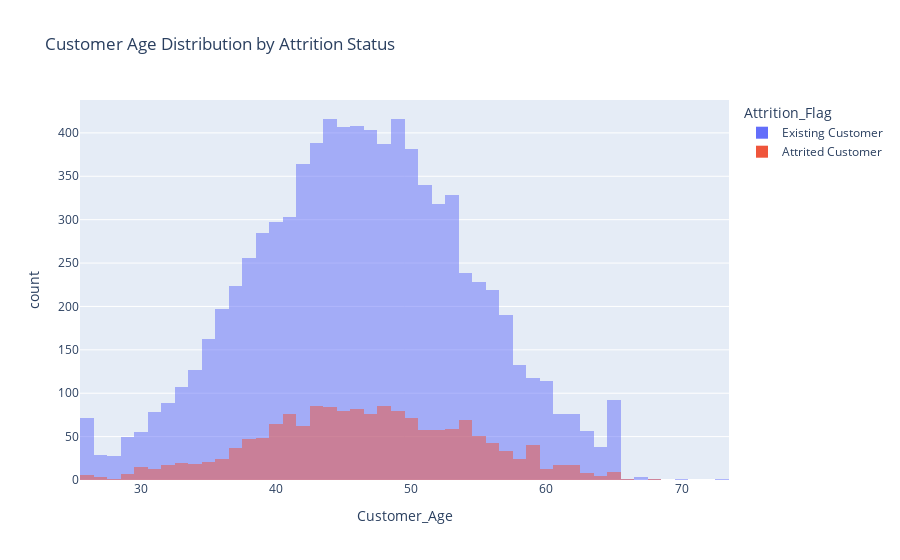

Notebook cell for this chart:
### Markdown cell above
#Does not show much.

### Code cell
fig = px.histogram(df, 
                   x="Customer_Age", 
                   color="Attrition_Flag", 
                   barmode="overlay",
                   title="Customer Age Distribution by Attrition Status")
fig.show()

### Figure 1 — Plotly figure (JSON) as saved in the notebook; plotly's stock layout.template omitted (floating-point values rounded to 4 significant figures; data arrays with more than 128 entries replaced by an {"elided": "..."} marker saying what was removed)
{"data": [{"bingroup": "x", "hovertemplate": "Attrition_Flag=Existing Customer<br>Customer_Age=%{x}<br>count=%{y}<extra></extra>", "legendgroup": "Existing Customer", "marker": {"color": "#636efa", "opacity": 0.5, "pattern": {"shape": ""}}, "name": "Existing Customer", "orientation": "v", "showlegend": true, "type": "histogram", "x": {"elided": "8500 int values"}, "xaxis": "x", "yaxis": "y"}, {"bingroup": "x", "hovertemplate": "Attrition_Flag=Attrited Customer<br>Customer_Age=%{x}<br>count=%{y}<extra></extra>", "legendgroup": "Attrited Customer", "marker": {"color": "#EF553B", "opacity": 0.5, "pattern": {"shape": ""}}, "name": "Attrited Customer", "orientation": "v", "showlegend": true, "type": "histogram", "x": {"elided": "1627 int values"}, "xaxis": "x", "yaxis": "y"}], "layout": {"barmode": "overlay", "legend": {"title": {"text": "Attrition_Flag"}, "tracegroupgap": 0}, "title": {"text": "Customer Age Distribution by Attrition Status"}, "xaxis": {"anchor": "y", "domain": [0, 1], "title": {"text": "Customer_Age"}}, "yaxis": {"anchor": "x", "domain": [0, 1], "title": {"text": "count"}}}}
